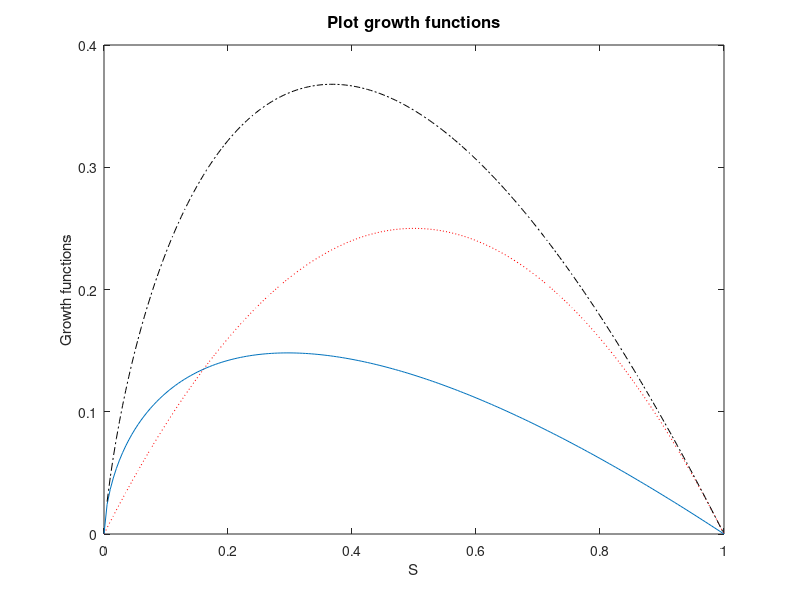

MATLAB code for this plot:
x = 0:0.005:1;%Size
y1 = x.*(1-x);%logistics
y2 = x.^(2/3)-x;%von Ber...
y3 = -x.*log(x);%Gompertz
plot(x,y1, 'r:', x, y2, x, y3,'k-.')
%legend('logistic,von Bertalanffy,Gompertz',1)
ylim([0 0.4]);
xlabel('S')
ylabel("Growth functions");
title("Plot growth functions","FontSize",12);
